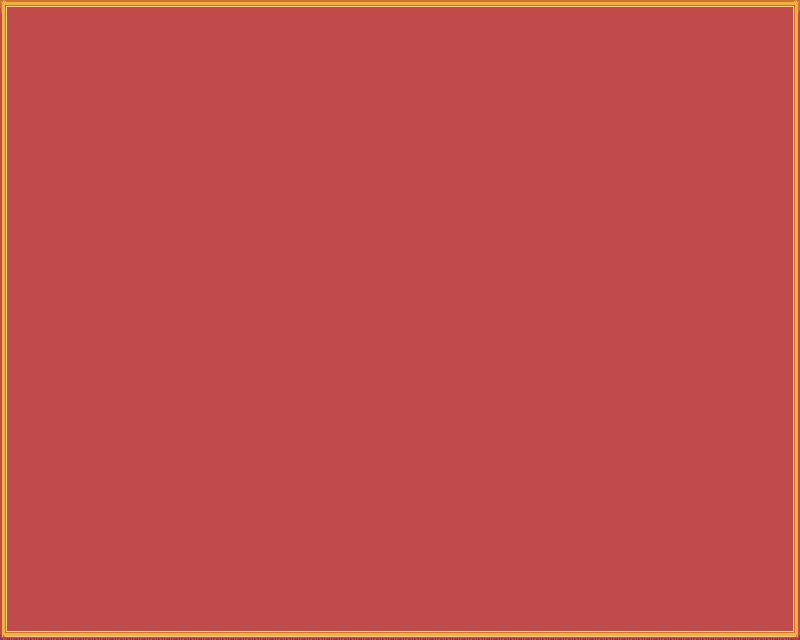

A level layout from a 2D game, rendered from its tile map. Below: a short description, then the map file with tile-grid data replaced by summaries:
An orthogonal 25x20 tile map with 32x32 px tiles, 1 tile layer (Ground), 2 tilesets and 7 objects.

<map version="1.0" orientation="orthogonal" renderorder="right-up" width="25" height="20" tilewidth="32" tileheight="32" nextobjectid="20">
 <tileset firstgid="1" name="castlefloors" tilewidth="32" tileheight="32">
  <image source="tiles/castlefloors.png" width="320" height="320" />
 </tileset>
 <tileset firstgid="101" name="cementstair" tilewidth="32" tileheight="32">
  <image source="tiles/cementstair.png" width="160" height="128" />
 </tileset>
 <layer name="Ground" width="25" height="20">
  <data>[500 cells, 500 non-empty, 9 distinct tile ids]</data>
 </layer>
 <objectgroup name="Walls" visible="0">
  <object id="8" x="-275.229" y="-130.216" width="284.108" height="902.634" />
  <object id="9" x="-242.675" y="-221.959" width="1121.63" height="230.838" />
  <object id="13" x="787.215" y="-85.8242" width="393.608" height="816.81" />
  <object id="15" x="-65.108" y="621.486" width="941.107" height="207.162" />
  <object id="16" x="464.635" y="1006.21" />
 </objectgroup>
 <objectgroup name="Triggers">
  <object id="17" x="306.783" y="218.992" width="25" height="25">
   <properties>
    <property name="audioFile" value="test.wav" />
    <property name="level" value="ONCE" />
    <property name="type" value="AUDIO" />
   </properties>
  </object>
  <object id="19" x="593.696" y="422.064" width="147.884" height="141.408">
   <properties>
    <property name="level" value="test.tmx" />
    <property name="type" value="DOOR" />
   </properties>
  </object>
 </objectgroup>
</map>
